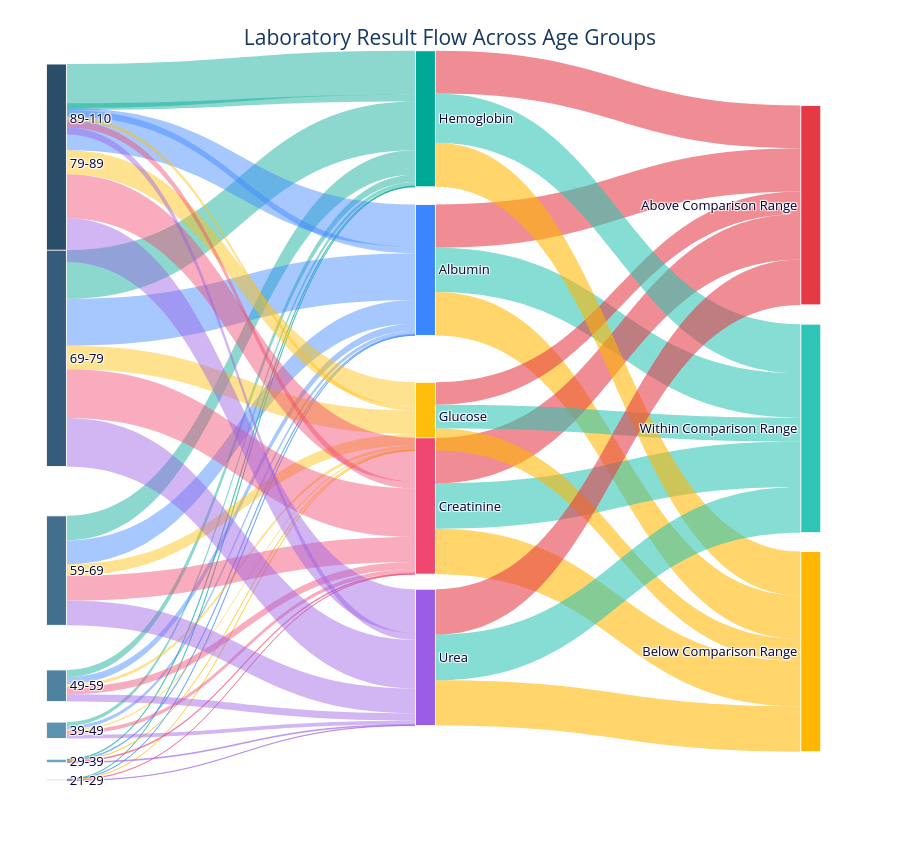

The code cell stored with this chart in its notebook:
### Markdown cell above
<p style="font-family: Cambria; font-size: 20px;">
<b>Question 8: Which age groups show the greatest differences in laboratory values, and which specific lab measurements may require closer clinical attention?</b>
</p>

<p style="font-family: Cambria; font-size: 16px;">
<b>Sankey Chart:</b> Laboratory Result Flow Across Age Groups – Prescriptive Analysis
</p>

<p style="font-family: Cambria; font-size: 16px;">
<b>Reasoning:</b> Comparing hemoglobin, albumin, glucose, creatinine, and urea across age groups helps us understand how laboratory results differ among patients. A Sankey chart shows how these measurements are distributed into above, within, and below comparison ranges, helping identify patterns that may need further review.
</p>

### Code cell
# --------------------------------------------------
# 1. Select laboratory biomarkers
# --------------------------------------------------

lab_options = {
    "Hemoglobin": ["hemoglobin", "hemoglobin_blood_gas"],
    "Albumin": ["albumin", "albumin_serum"],
    "Glucose": ["glucose_blood_gas", "glucose"],
    "Creatinine": ["creatinine_enzymatic_method", "creatinine"],
    "Urea": ["urea"]
}

selected_labs = {}

for label, options in lab_options.items():
    col = next((c for c in options if c in patient.columns), None)
    if col:
        selected_labs[label] = col

if not selected_labs:
    raise ValueError("No laboratory biomarkers found.")


# --------------------------------------------------
# 2. Define result categories
# --------------------------------------------------

ABOVE = "Above Comparison Range"
WITHIN = "Within Comparison Range"
BELOW = "Below Comparison Range"

# Keep this exact order for the last column
result_categories = [ABOVE, WITHIN, BELOW]


# --------------------------------------------------
# 3. Prepare laboratory data
# --------------------------------------------------

results = []

for label, col in selected_labs.items():

    tmp = patient[["inpatient_number", "agecat", col]].copy()

    tmp[col] = pd.to_numeric(tmp[col], errors="coerce")
    tmp[col] = tmp[col].replace([np.inf, -np.inf], np.nan)
    tmp = tmp.dropna()

    if tmp.empty:
        continue

    # Keep one measurement per inpatient number and age group
    tmp = (
        tmp.groupby(
            ["inpatient_number", "agecat"],
            observed=True,
            as_index=False
        )[col]
        .median()
    )

    # Comparison limits based on dataset thirds
    lower = tmp[col].quantile(1/3)
    upper = tmp[col].quantile(2/3)

    if lower >= upper:
        continue

    # Classify results
    tmp["Lab Result"] = np.select(
        [
            tmp[col] > upper,
            tmp[col] < lower
        ],
        [
            ABOVE,
            BELOW
        ],
        default=WITHIN
    )

    tested = (
        tmp.groupby("agecat", observed=True)
        .size()
        .rename("Tested Patients")
        .reset_index()
    )

    summary = (
        tmp.groupby(
            ["agecat", "Lab Result"],
            observed=True
        )
        .size()
        .reset_index(name="Patient Count")
    )

    summary = summary.merge(
        tested,
        on="agecat",
        how="left"
    )

    summary["Biomarker"] = label
    summary["Patient Percentage"] = (
        summary["Patient Count"] / summary["Tested Patients"] * 100
    )

    results.append(summary)

if not results:
    raise ValueError("No laboratory results available.")

sankey_df = pd.concat(results, ignore_index=True)
sankey_df = sankey_df.rename(columns={"agecat": "Age Category"})
sankey_df["Age Category"] = sankey_df["Age Category"].astype(str)


# --------------------------------------------------
# 4. Define improved colors
# --------------------------------------------------

# Richer biomarker colors
lab_colors = {
    "Hemoglobin": "#00A896",   # bright teal
    "Albumin": "#3A86FF",      # vivid blue
    "Glucose": "#FFBE0B",      # bright yellow
    "Creatinine": "#EF476F",   # vivid pink-red
    "Urea": "#9B5DE5"          # vibrant purple
}

# Age-group colors: darker blue-teal family
age_colors = [
    "#1D3557",
    "#2A4D69",
    "#355C7D",
    "#436F8E",
    "#4F81A0",
    "#5C93B1",
    "#6AA5C2",
    "#78B7D3"
]

# Result-category colors
result_colors = {
    ABOVE: "#E63946",   # vivid red
    WITHIN: "#2EC4B6",  # brighter teal
    BELOW: "#FFB703"    # brighter yellow
}


# --------------------------------------------------
# 5. Create correctly ordered node lists
# --------------------------------------------------

def age_sort_key(age):
    nums = re.findall(r"\d+", str(age))
    return int(nums[0]) if nums else -1

# DESCENDING age order
age_nodes = sorted(
    sankey_df["Age Category"].unique(),
    key=age_sort_key,
    reverse=True
)

lab_nodes = [lab for lab in lab_options if lab in sankey_df["Biomarker"].unique()]
result_nodes = [r for r in result_categories if r in sankey_df["Lab Result"].unique()]

age_ids = [f"age:{x}" for x in age_nodes]
lab_ids = [f"lab:{x}" for x in lab_nodes]
result_ids = [f"result:{x}" for x in result_nodes]

all_ids = age_ids + lab_ids + result_ids
all_labels = age_nodes + lab_nodes + result_nodes

node_map = {node_id: i for i, node_id in enumerate(all_ids)}


# --------------------------------------------------
# 6. Create Sankey connections
# --------------------------------------------------

links_1 = (
    sankey_df.groupby(
        ["Age Category", "Biomarker"],
        observed=True
    )["Patient Count"]
    .sum()
    .reset_index()
)

links_2 = (
    sankey_df.groupby(
        ["Biomarker", "Lab Result"],
        observed=True
    )["Patient Count"]
    .sum()
    .reset_index()
)

source = (
    [node_map[f"age:{age}"] for age in links_1["Age Category"]] +
    [node_map[f"lab:{lab}"] for lab in links_2["Biomarker"]]
)

target = (
    [node_map[f"lab:{lab}"] for lab in links_1["Biomarker"]] +
    [node_map[f"result:{result}"] for result in links_2["Lab Result"]]
)

values = (
    links_1["Patient Count"].tolist() +
    links_2["Patient Count"].tolist()
)


# --------------------------------------------------
# 7. Assign node colors
# --------------------------------------------------

node_colors = []

for label in all_labels:
    if label in age_nodes:
        node_colors.append(age_colors[age_nodes.index(label) % len(age_colors)])
    elif label in lab_nodes:
        node_colors.append(lab_colors[label])
    else:
        node_colors.append(result_colors[label])


# --------------------------------------------------
# 8. Create transparent link colors
# --------------------------------------------------

def hex_to_rgba(hex_color, opacity=0.55):
    hex_color = hex_color.lstrip("#")
    r = int(hex_color[0:2], 16)
    g = int(hex_color[2:4], 16)
    b = int(hex_color[4:6], 16)
    return f"rgba({r},{g},{b},{opacity})"

link_colors = []

# Age -> Biomarker links use biomarker colors
for lab in links_1["Biomarker"]:
    link_colors.append(hex_to_rgba(lab_colors[lab], opacity=0.45))

# Biomarker -> Result links use result colors
for result in links_2["Lab Result"]:
    link_colors.append(hex_to_rgba(result_colors[result], opacity=0.58))


# --------------------------------------------------
# 9. Position nodes
# --------------------------------------------------

CHART_HEIGHT = 850
PLOT_HEIGHT = 730
NODE_PAD = 16

total_flow = links_1["Patient Count"].sum()
max_nodes = max(len(age_nodes), len(lab_nodes), len(result_nodes))
usable_height = PLOT_HEIGHT * 0.92

flow_scale = (
    usable_height - (max_nodes - 1) * NODE_PAD
) / total_flow


def calculate_positions(labels, counts):
    counts = np.array(counts, dtype=float)
    total_node_height = counts.sum() * flow_scale

    if len(labels) > 1:
        gap = (usable_height - total_node_height) / (len(labels) - 1)
    else:
        gap = 0

    positions = []
    current_y = PLOT_HEIGHT * 0.04

    for count in counts:
        positions.append(current_y / PLOT_HEIGHT)
        current_y += count * flow_scale + gap

    return positions


# Age-group positions (descending order already set)
age_counts = (
    links_1.groupby("Age Category")["Patient Count"]
    .sum()
    .reindex(age_nodes)
    .fillna(0)
)
age_y = calculate_positions(age_nodes, age_counts.values)

# Biomarker positions
lab_counts = (
    links_1.groupby("Biomarker")["Patient Count"]
    .sum()
    .reindex(lab_nodes)
    .fillna(0)
)
lab_y = calculate_positions(lab_nodes, lab_counts.values)

# Result positions: top -> above, middle -> within, bottom -> below
result_y_map = {
    ABOVE: 0.16,
    WITHIN: 0.47,
    BELOW: 0.78
}
result_y = [result_y_map[r] for r in result_nodes]

x_positions = (
    [0.02] * len(age_nodes) +
    [0.47] * len(lab_nodes) +
    [0.94] * len(result_nodes)
)

y_positions = age_y + lab_y + result_y


# --------------------------------------------------
# 10. Create Sankey chart
# --------------------------------------------------

fig = go.Figure(
    go.Sankey(
        arrangement="fixed",

        node=dict(
            pad=NODE_PAD,
            thickness=20,
            line=dict(color="white", width=0.9),
            label=all_labels,
            color=node_colors,
            x=x_positions,
            y=y_positions,
            hovertemplate=(
                "<b>%{label}</b><br>"
                "Count: %{value:,.0f}"
                "<extra></extra>"
            )
        ),

        link=dict(
            source=source,
            target=target,
            value=values,
            color=link_colors,
            hovertemplate=(
                "<b>%{source.label}</b> → <b>%{target.label}</b><br>"
                "Count: %{value:,.0f}"
                "<extra></extra>"
            )
        )
    )
)


# --------------------------------------------------
# 11. Customize chart appearance
# --------------------------------------------------

fig.update_layout(
    title=dict(
        text="Laboratory Result Flow Across Age Groups",
        x=0.5,
        font=dict(
            size=21,
            color="#16395F"
        )
    ),
    height=CHART_HEIGHT,
    paper_bgcolor="white",
    plot_bgcolor="white",
    font=dict(
        size=13,
        color="#16395F"
    ),
    margin=dict(
        t=90,
        l=40,
        r=40,
        b=40
    )
)

fig.show()

### Figure 1 — Plotly figure (JSON) as saved in the notebook; plotly's stock layout.template omitted (floating-point values rounded to 4 significant figures)
{"data": [{"arrangement": "fixed", "link": {"color": ["rgba(58,134,255,0.45)", "rgba(239,71,111,0.45)", "rgba(255,190,11,0.45)", "rgba(0,168,150,0.45)", "rgba(155,93,229,0.45)", "rgba(58,134,255,0.45)", "rgba(239,71,111,0.45)", "rgba(255,190,11,0.45)", "rgba(0,168,150,0.45)", "rgba(155,93,229,0.45)", "rgba(58,134,255,0.45)", "rgba(239,71,111,0.45)", "rgba(255,190,11,0.45)", "rgba(0,168,150,0.45)", "rgba(155,93,229,0.45)", "rgba(58,134,255,0.45)", "rgba(239,71,111,0.45)", "rgba(255,190,11,0.45)", "rgba(0,168,150,0.45)", "rgba(155,93,229,0.45)", "rgba(58,134,255,0.45)", "rgba(239,71,111,0.45)", "rgba(255,190,11,0.45)", "rgba(0,168,150,0.45)", "rgba(155,93,229,0.45)", "rgba(58,134,255,0.45)", "rgba(239,71,111,0.45)", "rgba(255,190,11,0.45)", "rgba(0,168,150,0.45)", "rgba(155,93,229,0.45)", "rgba(58,134,255,0.45)", "rgba(239,71,111,0.45)", "rgba(255,190,11,0.45)", "rgba(0,168,150,0.45)", "rgba(155,93,229,0.45)", "rgba(58,134,255,0.45)", "rgba(239,71,111,0.45)", "rgba(255,190,11,0.45)", "rgba(0,168,150,0.45)", "rgba(155,93,229,0.45)", "rgba(230,57,70,0.58)", "rgba(255,183,3,0.58)", "rgba(46,196,182,0.58)", "rgba(230,57,70,0.58)", "rgba(255,183,3,0.58)", "rgba(46,196,182,0.58)", "rgba(230,57,70,0.58)", "rgba(255,183,3,0.58)", "rgba(46,196,182,0.58)", "rgba(230,57,70,0.58)", "rgba(255,183,3,0.58)", "rgba(46,196,182,0.58)", "rgba(230,57,70,0.58)", "rgba(255,183,3,0.58)", "rgba(46,196,182,0.58)"], "hovertemplate": "<b>%{source.label}</b> → <b>%{target.label}</b><br>Count: %{value:,.0f}<extra></extra>", "source": [7, 7, 7, 7, 7, 6, 6, 6, 6, 6, 5, 5, 5, 5, 5, 4, 4, 4, 4, 4, 3, 3, 3, 3, 3, 2, 2, 2, 2, 2, 1, 1, 1, 1, 1, 0, 0, 0, 0, 0, 9, 9, 9, 11, 11, 11, 10, 10, 10, 8, 8, 8, 12, 12, 12], "target": [9, 11, 10, 8, 12, 9, 11, 10, 8, 12, 9, 11, 10, 8, 12, 9, 11, 10, 8, 12, 9, 11, 10, 8, 12, 9, 11, 10, 8, 12, 9, 11, 10, 8, 12, 9, 11, 10, 8, 12, 13, 15, 14, 13, 15, 14, 13, 15, 14, 13, 15, 14, 13, 15, 14], "value": [4, 4, 4, 4, 4, 12, 12, 5, 10, 12, 50, 56, 21, 56, 56, 102, 106, 42, 105, 106, 347, 361, 168, 357, 361, 681, 708, 344, 708, 708, 617, 637, 350, 639, 637, 93, 101, 59, 101, 101, 631, 630, 645, 662, 660, 663, 325, 320, 348, 622, 642, 716, 662, 660, 663]}, "node": {"color": ["#1D3557", "#2A4D69", "#355C7D", "#436F8E", "#4F81A0", "#5C93B1", "#6AA5C2", "#78B7D3", "#00A896", "#3A86FF", "#FFBE0B", "#EF476F", "#9B5DE5", "#E63946", "#2EC4B6", "#FFB703"], "hovertemplate": "<b>%{label}</b><br>Count: %{value:,.0f}<extra></extra>", "label": ["89-110", "79-89", "69-79", "59-69", "49-59", "39-49", "29-39", "21-29", "Hemoglobin", "Albumin", "Glucose", "Creatinine", "Urea", "Above Comparison Range", "Within Comparison Range", "Below Comparison Range"], "line": {"color": "white", "width": 0.9}, "pad": 16, "thickness": 20, "x": [0.02, 0.02, 0.02, 0.02, 0.02, 0.02, 0.02, 0.02, 0.47, 0.47, 0.47, 0.47, 0.47, 0.94, 0.94, 0.94], "y": [0.04, 0.1013, 0.3727, 0.6675, 0.8275, 0.8893, 0.9319, 0.9583, 0.04, 0.2499, 0.4534, 0.5777, 0.788, 0.16, 0.47, 0.78]}, "type": "sankey"}], "layout": {"font": {"color": "#16395F", "size": 13}, "height": 850, "margin": {"b": 40, "l": 40, "r": 40, "t": 90}, "paper_bgcolor": "white", "plot_bgcolor": "white", "title": {"font": {"color": "#16395F", "size": 21}, "text": "Laboratory Result Flow Across Age Groups", "x": 0.5}}}
